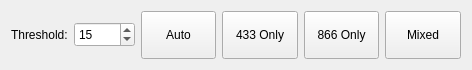
<?xml version="1.0" encoding="UTF-8"?>
<ui version="4.0">
 <class>setMavUavMode</class>
 <widget class="QWidget" name="setMavUavMode">
  <property name="geometry">
   <rect>
    <x>0</x>
    <y>0</y>
    <width>472</width>
    <height>66</height>
   </rect>
  </property>
  <property name="windowTitle">
   <string>Form</string>
  </property>
  <property name="autoFillBackground">
   <bool>true</bool>
  </property>
  <layout class="QGridLayout" name="gridLayout">
   <item row="0" column="0">
    <widget class="QLabel" name="label">
     <property name="text">
      <string>Threshold:</string>
     </property>
    </widget>
   </item>
   <item row="0" column="1">
    <widget class="QSpinBox" name="spinBox">
     <property name="minimumSize">
      <size>
       <width>61</width>
       <height>25</height>
      </size>
     </property>
     <property name="minimum">
      <number>10</number>
     </property>
     <property name="maximum">
      <number>90</number>
     </property>
     <property name="value">
      <number>15</number>
     </property>
    </widget>
   </item>
   <item row="0" column="2">
    <widget class="QPushButton" name="pushButtonAuto">
     <property name="minimumSize">
      <size>
       <width>64</width>
       <height>48</height>
      </size>
     </property>
     <property name="text">
      <string>Auto</string>
     </property>
    </widget>
   </item>
   <item row="0" column="3">
    <widget class="QPushButton" name="pushButton433">
     <property name="minimumSize">
      <size>
       <width>64</width>
       <height>48</height>
      </size>
     </property>
     <property name="text">
      <string>433 Only</string>
     </property>
    </widget>
   </item>
   <item row="0" column="4">
    <widget class="QPushButton" name="pushButton866">
     <property name="minimumSize">
      <size>
       <width>64</width>
       <height>48</height>
      </size>
     </property>
     <property name="text">
      <string>866 Only</string>
     </property>
    </widget>
   </item>
   <item row="0" column="5">
    <widget class="QPushButton" name="pushButtonMixed">
     <property name="minimumSize">
      <size>
       <width>64</width>
       <height>48</height>
      </size>
     </property>
     <property name="text">
      <string>Mixed</string>
     </property>
    </widget>
   </item>
  </layout>
 </widget>
 <resources/>
 <connections/>
</ui>
